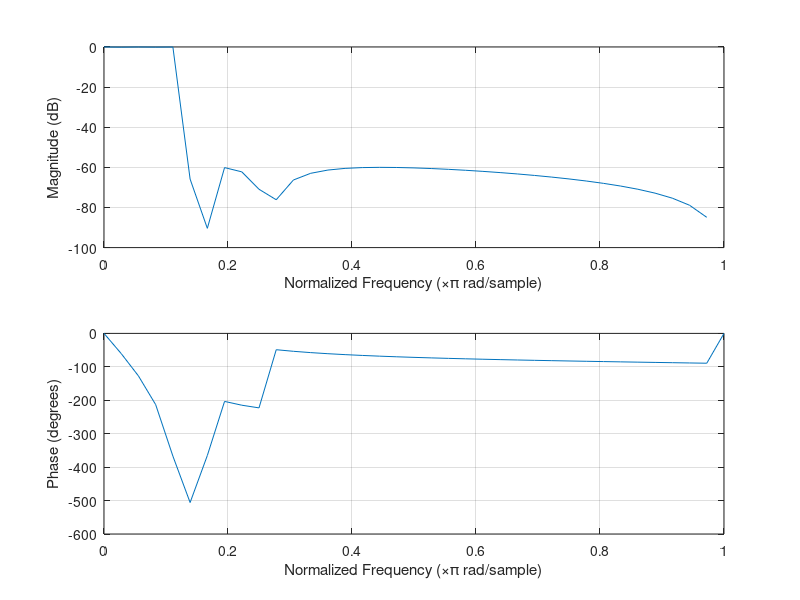
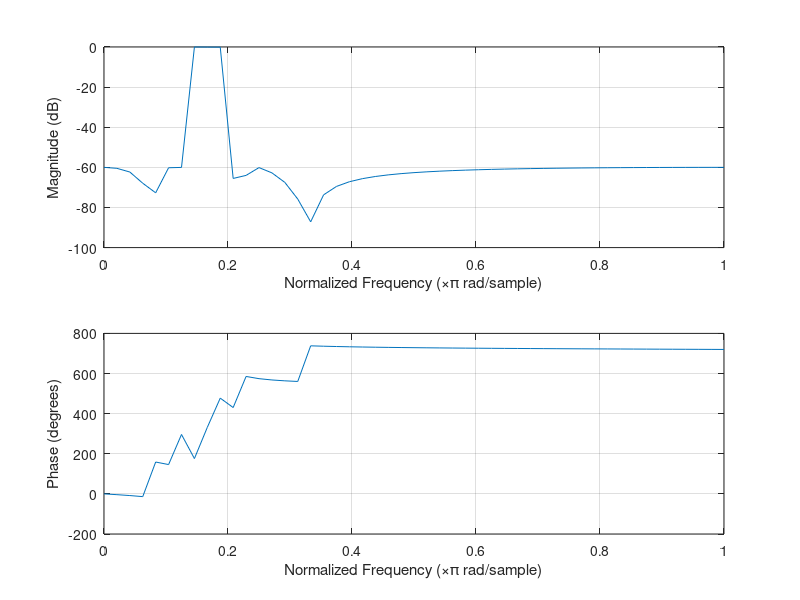
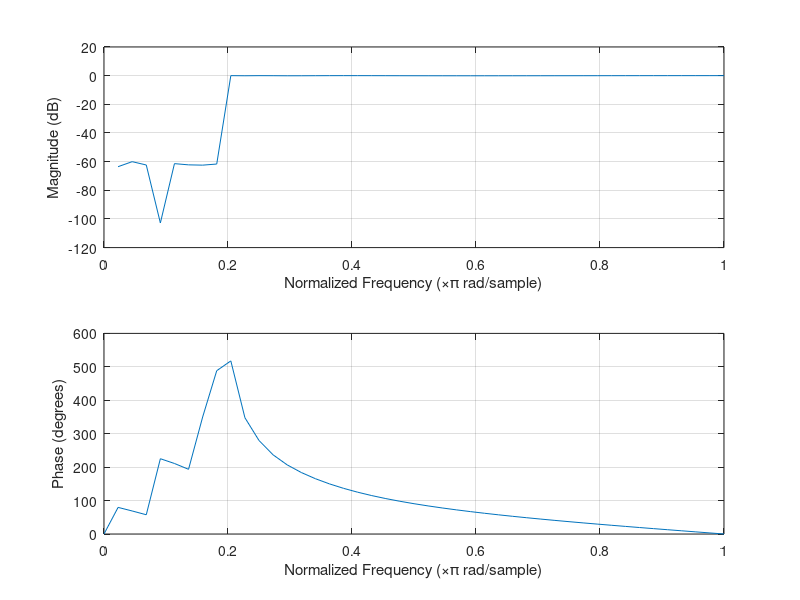

These charts were generated, in order, by the following MATLAB code:

Fc = 5000;
Fp = 600;
Fs = 700;
Ap = 0.1;
As = 60;
[N,wp] = ellipord(Fp/Fc,Fs/Fc,Ap,As,'s');
[b,a] = ellip(N,Ap,As,wp);
freqz(b,a,N)

Wp = [700, 950];
Ws = [600, 1050];
[N,wp] = ellipord(Wp/Fc,Ws/Fc,Ap,As,'s');
[b,a] = ellip(N,Ap,As,wp);
figure 
freqz(b,a,N)


Wp = 1000;
Ws = 950;
[N,wp] = ellipord(Wp/Fc,Ws/Fc,Ap,As,'s');
[b,a] = ellip(N,Ap,As,wp,'high');
figure
freqz(b,a,N)
